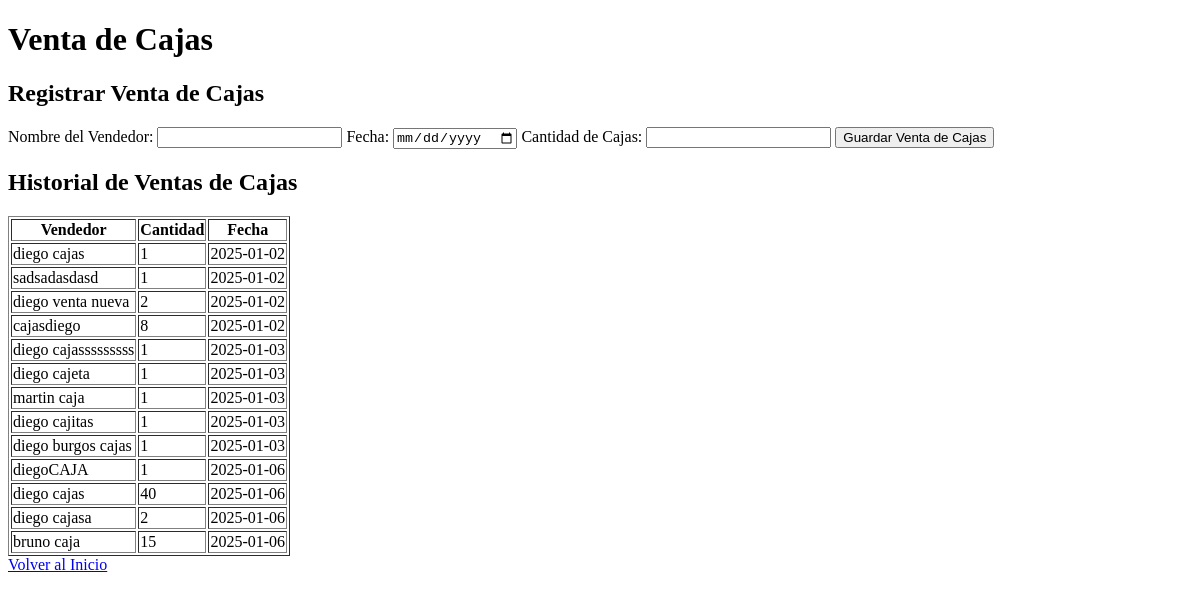
The app's page /venta_cajas, older data.
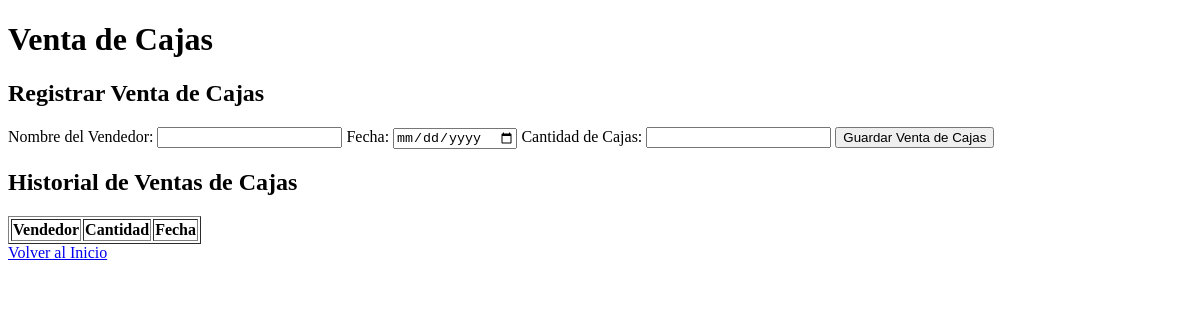
The same page, newer data.
### tables this page shows
CREATE TABLE ventas_cajas (
    id INTEGER PRIMARY KEY AUTOINCREMENT,
    vendedor TEXT NOT NULL,
    cantidad INTEGER NOT NULL,
    fecha DATE DEFAULT CURRENT_DATE
);

### app.py (the view, shortened to what this page needs)
@app.route('/venta_cajas', methods=['GET', 'POST'])
def venta_cajas():
    conn = sqlite3.connect('campo_libre.db')
    conn.row_factory = sqlite3.Row
    cursor = conn.cursor()
    cursor.execute("SELECT * FROM ventas_cajas")
    ventas_cajas = cursor.fetchall()
    conn.close()
    return render_template('venta_cajas.html', ventas_cajas=ventas_cajas)

### templates/venta_cajas.html (shortened to what this page needs)
<!DOCTYPE html>
<html lang="es">
<head>
</head>
<body>
    <header>
        <h1>Venta de Cajas</h1>
    </header>
    <section>
        <h2>Registrar Venta de Cajas</h2>
        <form method="POST">
            <label for="vendedor">Nombre del Vendedor:</label>
            <input type="text" name="vendedor" required>
            <label for="fecha">Fecha:</label>
            <input type="date" name="fecha" required>
            <label for="cantidad_cajas">Cantidad de Cajas:</label>
            <input type="number" name="cantidad_cajas" required>
            <button type="submit">Guardar Venta de Cajas</button>
        </form>
        <h2>Historial de Ventas de Cajas</h2>
        <table border="1">
            <thead>
                <tr>
                    <th>Vendedor</th>
                    <th>Cantidad</th>
                    <th>Fecha</th>
                </tr>
            </thead>
            <tbody>
                {% for venta in ventas_cajas %}
                <tr>
                    <td>{{ venta['vendedor'] }}</td>
                    <td>{{ venta['cantidad'] }}</td>
                    <td>{{ venta['fecha'] }}</td>
                </tr>
                {% endfor %}
            </tbody>
        </table>
        <a href="/">Volver al Inicio</a>
    </section>
</body>
</html>

Row changes from the older to the newer data that the page shows:
removed ventas_cajas: vendedor "diego cajas", cantidad "1", fecha "2025-01-02"
removed ventas_cajas: vendedor "sadsadasdasd", cantidad "1", fecha "2025-01-02"
removed ventas_cajas: vendedor "diego venta nueva", cantidad "2", fecha "2025-01-02"
removed ventas_cajas: vendedor "cajasdiego", cantidad "8", fecha "2025-01-02"
removed ventas_cajas: vendedor "diego cajasssssssss", cantidad "1", fecha "2025-01-03"
removed ventas_cajas: vendedor "diego cajeta", cantidad "1", fecha "2025-01-03"
removed ventas_cajas: vendedor "martin caja", cantidad "1", fecha "2025-01-03"
removed ventas_cajas: vendedor "diego cajitas", cantidad "1", fecha "2025-01-03"
removed ventas_cajas: vendedor "diego burgos cajas", cantidad "1", fecha "2025-01-03"
removed ventas_cajas: vendedor "diegoCAJA", cantidad "1", fecha "2025-01-06"
removed ventas_cajas: vendedor "diego cajas", cantidad "40", fecha "2025-01-06"
removed ventas_cajas: vendedor "diego cajasa", cantidad "2", fecha "2025-01-06"
removed ventas_cajas: vendedor "bruno caja", cantidad "15", fecha "2025-01-06"
